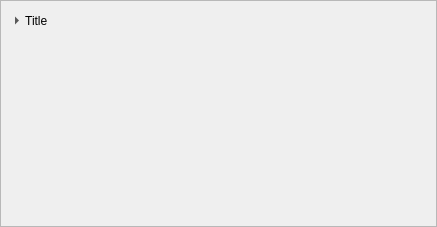
<?xml version="1.0" encoding="UTF-8"?>
<ui version="4.0">
 <class>CollapsibleBox</class>
 <widget class="QFrame" name="CollapsibleBox">
  <property name="geometry">
   <rect>
    <x>0</x>
    <y>0</y>
    <width>437</width>
    <height>227</height>
   </rect>
  </property>
  <property name="windowTitle">
   <string>Frame</string>
  </property>
  <property name="frameShape">
   <enum>QFrame::Shape::StyledPanel</enum>
  </property>
  <property name="frameShadow">
   <enum>QFrame::Shadow::Raised</enum>
  </property>
  <layout class="QVBoxLayout" name="verticalLayout">
   <item>
    <widget class="QToolButton" name="toggleButton">
     <property name="styleSheet">
      <string notr="true">QToolButton { border: none; }</string>
     </property>
     <property name="text">
      <string> Title</string>
     </property>
     <property name="iconSize">
      <size>
       <width>6</width>
       <height>6</height>
      </size>
     </property>
     <property name="checkable">
      <bool>true</bool>
     </property>
     <property name="toolButtonStyle">
      <enum>Qt::ToolButtonStyle::ToolButtonTextBesideIcon</enum>
     </property>
     <property name="arrowType">
      <enum>Qt::ArrowType::RightArrow</enum>
     </property>
    </widget>
   </item>
   <item>
    <widget class="QWidget" name="contentArea" native="true">
     <layout class="QVBoxLayout" name="verticalLayout_3"/>
    </widget>
   </item>
  </layout>
 </widget>
 <resources/>
 <connections/>
</ui>
